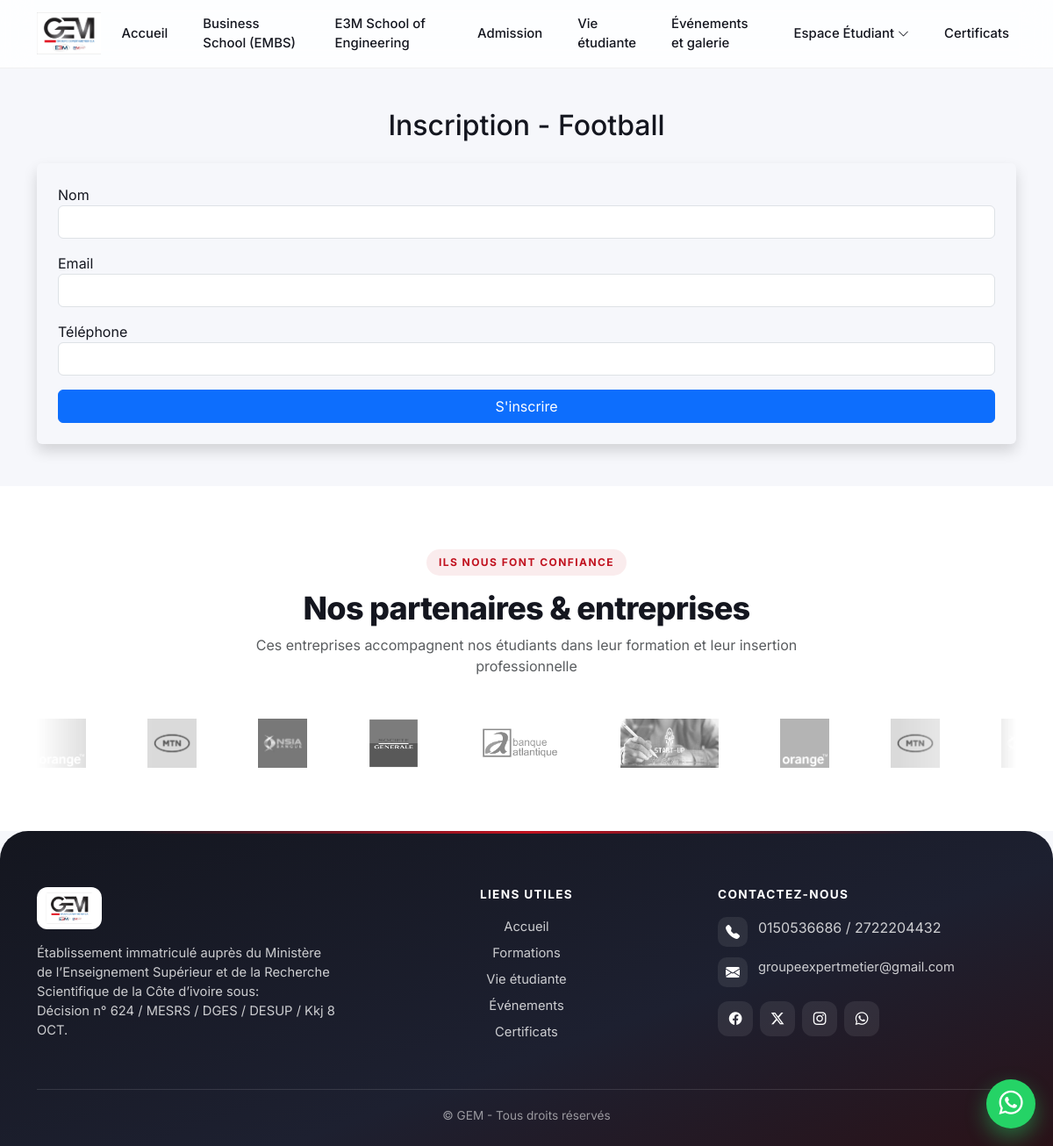
/inscription/1/, run on the app's committed database.
### myapp/models.py (models this page shows, shortened)
class HomePage(models.Model):
    site_name = models.CharField(max_length=255)
    logo = models.ImageField(upload_to="logos/")
    welcome_titre = models.CharField(max_length=255)
    welcome_message = RichTextField(default="Bienvenue sur notre site")
    action1_message = models.CharField(max_length=255)
    action1_lien = models.CharField(max_length=255)
    action2_message = models.CharField(max_length=255)
    action2_lien = models.CharField(max_length=255)
    contact_message = RichTextField(default="Contactez-nous")
    about_message = RichTextField(default="Bienvenue sur notre site")
    footer_message = RichTextField(default="© 2025 – Tous droits réservés")
    footer_bouton_message = models.CharField(max_length=255, default="En savoir plus")
    class Meta:
        verbose_name = "Page d'accueil"
        verbose_name_plural = "Pages d'accueil"

class Association(models.Model):
    nom = models.CharField(max_length=200)
    description = models.TextField()
    details = models.TextField(blank=True, null=True)
    responsable = models.CharField(max_length=150)
    contact = models.CharField(max_length=150)
    image = models.ImageField(upload_to="associations/", blank=True, null=True)

### myapp/views.py (the view, shortened to what this page needs)
# urls.py: path('inscription/<int:association_id>/', views.inscription_association,name='inscription_association'),
def inscription_association(request, association_id):
    association = Association.objects.get(id=association_id)
    return render(request, "inscription_association.html", {
        "association": association
    })

### myapp/context_processors.py (called while the page is built)
def home_data(request):
    return {
        "home_data": HomePage.objects.first()
    }

### myapp/templates/inscription_association.html (shortened to what this page needs)
{% extends 'base.html' %}
{% block content %}
<div class="container py-5">
  <h2 class="text-center mb-4">
    Inscription - {{ association.nom }}
  </h2>
  <form method="post" class="shadow p-4 rounded">
    <div class="mb-3">
      <label>Nom</label>
      <input type="text" name="nom" class="form-control" required>
    </div>
    <div class="mb-3">
      <label>Email</label>
      <input type="email" name="email" class="form-control" required>
    </div>
    <div class="mb-3">
      <label>Téléphone</label>
      <input type="text" name="telephone" class="form-control" required>
    </div>
    <button class="btn btn-primary w-100">
      S'inscrire
    </button>
  </form>
</div>
{% endblock %}

### myapp/templates/base.html (shortened to what this page needs)
{% load static %}
<!DOCTYPE html>
<html lang="fr">
<head>
    <link href="https://cdn.jsdelivr.net/npm/bootstrap@5.3.3/dist/css/bootstrap.min.css" rel="stylesheet">
    <link rel="stylesheet" href="https://cdn.jsdelivr.net/npm/bootstrap-icons@1.11.3/font/bootstrap-icons.css">
    <link rel="stylesheet" href="https://cdnjs.cloudflare.com/ajax/libs/font-awesome/6.5.2/css/all.min.css">
    <link rel="stylesheet" href="https://cdn.jsdelivr.net/npm/aos@2.3.4/dist/aos.css">
    <link rel="stylesheet" href="https://cdn.jsdelivr.net/npm/swiper@11/swiper-bundle.min.css" />
    <link href="https://cdnjs.cloudflare.com/ajax/libs/lightbox2/2.11.4/css/lightbox.min.css" rel="stylesheet">
</head>
<body>
    <nav class="navbar navbar-expand-lg fixed-top">
        <div class="container">
            <a class="navbar-brand" href="/">
                {% if home_data.logo %}
                <img src="{{ home_data.logo.url }}" alt="{{ home_data.site_name }}">
                {% else %}
                {{ home_data.site_name }}
                {% endif %}
            </a>
            <div class="collapse navbar-collapse justify-content-end" id="mainNavbar">
                <ul class="navbar-nav align-items-lg-center gap-lg-4">
                    <li class="nav-item">
                        <a class="nav-link {% if request.resolver_match.url_name == 'home' %}active fw-bold{% endif %}"
                            href="{% url 'home' %}">Accueil</a>
                    </li>
                    <li class="nav-item">
                        <a class="nav-link {% if request.resolver_match.url_name == 'formations' %}active fw-bold{% endif %}"
                            href="{% url 'formations' %}">Business School (EMBS)</a>
                    </li>
                    <li class="nav-item">
                        <a class="nav-link {% if request.resolver_match.url_name == 'e3m_school' %}active fw-bold{% endif %}"
                            href="{% url 'e3m_school' %}">E3M School of Engineering</a>
                    </li>
                    <li class="nav-item">
                        <a class="nav-link {% if request.resolver_match.url_name == 'admission' %}active fw-bold{% endif %}"
                            href="{% url 'admission' %}">Admission</a>
                    </li>
                    <li class="nav-item">
                        <a class="nav-link {% if request.resolver_match.url_name == 'vie_associative' %}active fw-bold{% endif %}"
                            href="{% url 'vie_associative' %}">Vie étudiante</a>
                    </li>
                    <li class="nav-item">
                        <a class="nav-link {% if request.resolver_match.url_name == 'evenements' %}active fw-bold{% endif %}"
                            href="{% url 'evenements' %}">Événements et galerie</a>
                    </li>
                    <li class="nav-item dropdown">
                        <a class="nav-link dropdown-toggle {% if request.resolver_match.url_name == 'inscription' or request.resolver_match.url_name == 'preinscription' %}active fw-bold{% endif %}"
                            href="#" id="etudiantsDropdown" role="button" data-bs-toggle="dropdown"
                            aria-expanded="false">
                            Espace Étudiant <i class="bi bi-chevron-down small"></i>
                        </a>
                    </li>
                    <li class="nav-item">
                        <a class="nav-link {% if request.resolver_match.url_name == 'certificats' %}active fw-bold{% endif %}"
                            href="{% url 'certificats' %}">Certificats</a>
                    </li>
                </ul>
            </div>
        </div>
    </nav>
    {% block content %}
    {% endblock %}
    <section class="partners-section">
        <div class="container">
            <div class="text-center mb-5">
                <span class="gem-eyebrow">Ils nous font confiance</span>
                <h2>Nos partenaires &amp; entreprises</h2>
                <p class="text-muted mx-auto" style="max-width:640px;">
                    Ces entreprises accompagnent nos étudiants dans leur formation et leur insertion professionnelle
                </p>
            </div>
            <div class="logo-slider">
                <div class="logo-track">
                    <img src="{% static 'images/partners/p1o.png' %}" alt="Partenaire">
                    <img src="{% static 'images/partners/p2mt.png' %}" alt="Partenaire">
                    <img src="{% static 'images/partners/p3nsia.png' %}" alt="Partenaire">
                    <img src="{% static 'images/partners/p4sgbci.png' %}" alt="Partenaire">
                    <img src="{% static 'images/partners/p5antl.png' %}" alt="Partenaire">
                    <img src="{% static 'images/partners/p6star.jpg' %}" alt="Partenaire">
                    <img src="{% static 'images/partners/p1o.png' %}" alt="" aria-hidden="true">
                    <img src="{% static 'images/partners/p2mt.png' %}" alt="" aria-hidden="true">
                    <img src="{% static 'images/partners/p3nsia.png' %}" alt="" aria-hidden="true">
                </div>
            </div>
        </div>
    </section>
    <footer class="footer">
        <div class="container">
            <div class="row g-5">
                <div class="col-lg-4 text-center text-lg-start">
                    {% if home_data.logo %}
                    <img src="{{ home_data.logo.url }}" alt="Logo" height="48" class="mb-3"
                        style="background:#fff;border-radius:12px;padding:6px 10px;">
                    {% endif %}
                    <p class="mb-0">{{ home_data.footer_message|safe }}</p>
                </div>
                <div class="col-sm-6 col-lg-4 text-center text-sm-start text-lg-center">
                    <h6>Liens utiles</h6>
                    <ul class="list-unstyled footer-links mb-0">
                        <li class="mb-2"><a href="{% url 'home' %}">Accueil</a></li>
                        <li class="mb-2"><a href="{% url 'formations' %}">Formations</a></li>
                        <li class="mb-2"><a href="{% url 'vie_associative' %}">Vie étudiante</a></li>
                        <li class="mb-2"><a href="{% url 'evenements' %}">Événements</a></li>
                        <li class="mb-2"><a href="{% url 'certificats' %}">Certificats</a></li>
                    </ul>
                </div>
                <div class="col-sm-6 col-lg-4">
                    <h6>Contactez-nous</h6>
                    <div class="contact-item">
                        <i class="bi bi-telephone-fill"></i>
                        <span>0150536686 / 2722204432</span>
                    </div>
                    <div class="contact-item">
                        <i class="bi bi-envelope-fill"></i>
                        <a href="mailto:groupeexpertmetier@gmail.com">groupeexpertmetier@gmail.com</a>
                    </div>
                    <div class="social d-flex gap-2 mt-3">
                        <a href="https://www.facebook.com/share/p/14YeWXSMCHP/" target="_blank" rel="noopener"
                            aria-label="Facebook"><i class="bi bi-facebook"></i></a>
                        <a href="#" aria-label="X"><i class="bi bi-twitter-x"></i></a>
                        <a href="#" aria-label="Instagram"><i class="bi bi-instagram"></i></a>
                        <a href="https://wa.me/2250150536686" target="_blank" rel="noopener" class="wa"
                            aria-label="WhatsApp"><i class="bi bi-whatsapp"></i></a>
                    </div>
                </div>
            </div>
            <hr>
            <div class="text-center copyright">
                &copy; {{ home_data.site_name }} - Tous droits réservés
            </div>
        </div>
    </footer>
    <a href="https://wa.me/2250150536686" target="_blank" rel="noopener" class="wa-float" aria-label="WhatsApp">
        <i class="bi bi-whatsapp"></i>
    </a>
</body>
</html>

### myapp/templates/base.html (style rules this page uses)
:root { --gem-primary: #c1121f; --gem-primary-dark: #8b0d16; --gem-accent: #4b5cb8; --gem-ink: #14161f; --gem-muted: #6b7280; --gem-bg: #f6f7fb; --nav-h: 76px; }
html { scroll-behavior: smooth; }
body { background-color: var(--gem-bg); font-family: 'Inter', system-ui, -apple-system, 'Segoe UI', sans-serif; color: var(--gem-ink); padding-top: var(--nav-h); -webkit-font-smoothing: antialiased; }
.navbar { min-height: var(--nav-h); background: rgba(255, 255, 255, .82); backdrop-filter: blur(16px) saturate(160%); -webkit-backdrop-filter: blur(16px) saturate(160%); border-bottom: 1px solid rgba(20, 22, 31, .06); transition: box-shadow .3s ease, background .3s ease; padding: .5rem 0; }
.navbar-brand img { height: 48px; width: auto; transition: transform .3s ease; }
.navbar-brand { font-weight: 800; color: var(--gem-ink); }
.navbar-nav .nav-link { position: relative; font-weight: 500; font-size: .93rem; color: var(--gem-ink); padding: .5rem .2rem; transition: color .25s ease; }
.navbar-nav .nav-link::after { content: ""; position: absolute; left: 0; bottom: 0; width: 100%; height: 2px; border-radius: 2px; background: var(--gem-primary); transform: scaleX(0); transform-origin: left; transition: transform .3s ease; }
.navbar-nav .dropdown-toggle::after { display: none; }
.partners-section { background: #fff; overflow: hidden; padding: 4.5rem 0; }
.gem-eyebrow { display: inline-block; font-size: .75rem; font-weight: 700; letter-spacing: .12em; text-transform: uppercase; color: var(--gem-primary); background: rgba(193, 18, 31, .08); padding: .35rem .9rem; border-radius: 999px; margin-bottom: 1rem; }
.partners-section h2 { font-weight: 800; letter-spacing: -.02em; font-size: clamp(1.7rem, 3vw, 2.3rem); }
.logo-slider { overflow: hidden; position: relative; -webkit-mask-image: linear-gradient(90deg, transparent, #000 12%, #000 88%, transparent); mask-image: linear-gradient(90deg, transparent, #000 12%, #000 88%, transparent); }
.logo-track { display: flex; align-items: center; gap: 70px; width: max-content; animation: scrollLogos 30s linear infinite; }
.logo-track img { height: 56px; width: auto; opacity: .65; filter: grayscale(100%); transition: all .3s ease; }
.footer { position: relative; background: linear-gradient(160deg, #14161f 0%, #1d2030 60%, #2a1218 100%); color: rgba(255, 255, 255, .78); padding: 4rem 0 1.5rem; border-top-left-radius: 32px; border-top-right-radius: 32px; }
.footer::before { content: ""; position: absolute; top: 0; left: 12%; right: 12%; height: 3px; border-radius: 3px; background: linear-gradient(90deg, transparent, var(--gem-primary), transparent); }
.footer h6 { color: #fff; font-weight: 700; font-size: .85rem; letter-spacing: .1em; text-transform: uppercase; margin-bottom: 1.1rem; }
.footer p, .footer li, .footer a { font-size: .92rem; }
.footer a { color: rgba(255, 255, 255, .78); text-decoration: none; transition: color .2s ease, padding-left .2s ease; }
.footer .contact-item { display: flex; align-items: flex-start; gap: .75rem; margin-bottom: .8rem; }
.footer .contact-item i { width: 34px; height: 34px; flex: 0 0 34px; display: flex; align-items: center; justify-content: center; border-radius: 10px; background: rgba(255, 255, 255, .08); color: #fff; }
.footer .social a { width: 40px; height: 40px; display: inline-flex; align-items: center; justify-content: center; border-radius: 12px; background: rgba(255, 255, 255, .08); color: #fff; transition: transform .25s ease, background .25s ease; }
.footer hr { border-color: rgba(255, 255, 255, .12); margin: 2.5rem 0 1.2rem; opacity: 1; }
.footer .copyright { font-size: .85rem; color: rgba(255, 255, 255, .55); }
.wa-float { position: fixed; right: 20px; bottom: 20px; z-index: 1040; width: 56px; height: 56px; border-radius: 50%; display: flex; align-items: center; justify-content: center; background: #25D366; color: #fff; font-size: 1.7rem; box-shadow: 0 10px 25px rgba(37, 211, 102, .45); transition: transform .25s ease; }

### data on the page
HomePage: logo (picture), footer_message "Établissement immatriculé auprès du Ministère de l’Enseignement Supérieur et de la Recherche Scientifique de la Côte d’ivoire sous: Décision n° 624 / MESRS / DGES / DESUP / Kkj 8 OCT.", site_name "GEM"
Association: nom "Football"
